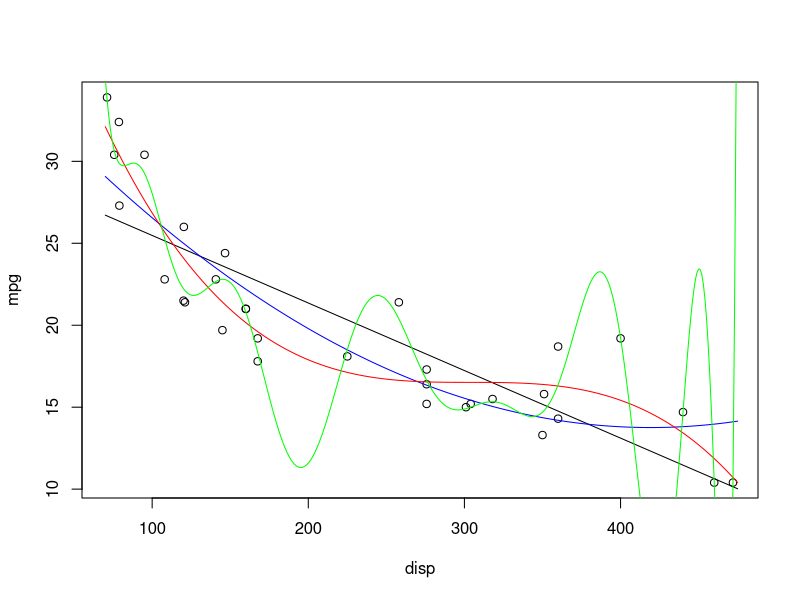
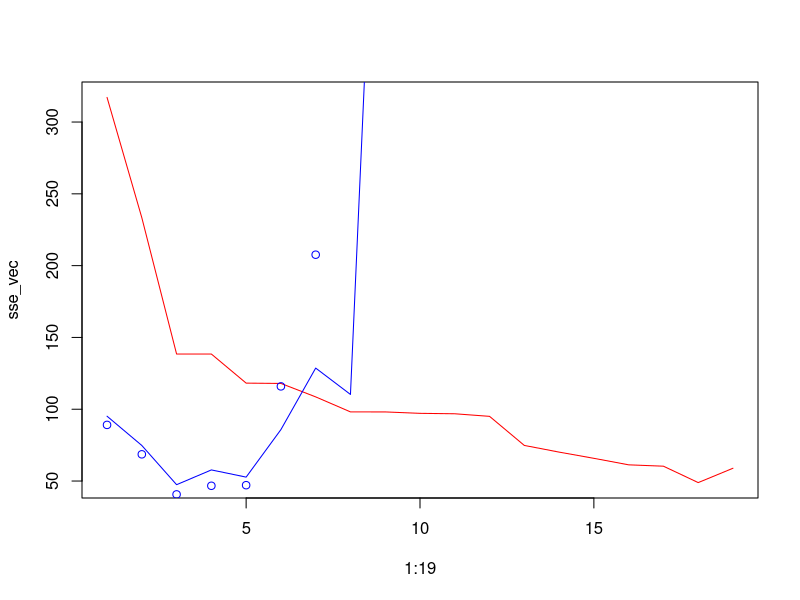
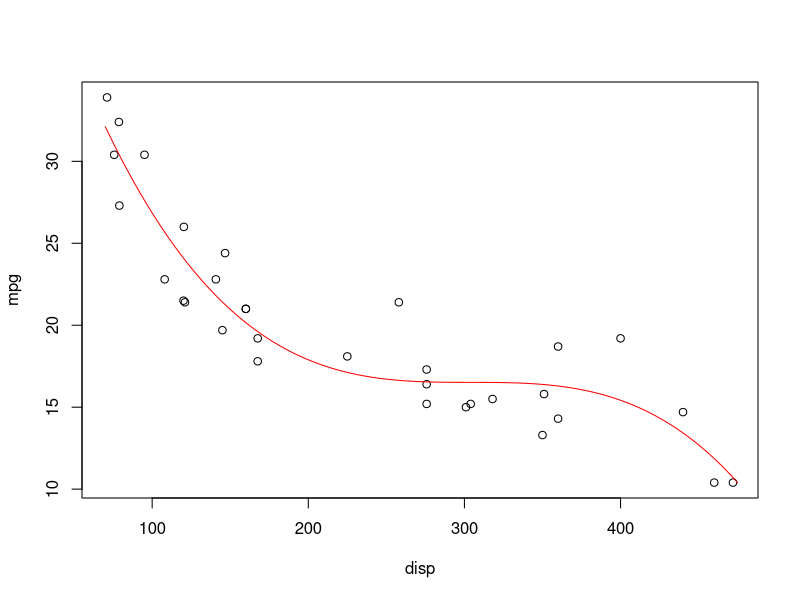

These charts were generated, in order, by the following R code:
library(dplyr) 

mtcars_data<- mtcars %>% dplyr::select(disp,mpg)
 

disp_x <- 70:475

train_fit_1 <- lm(mpg~disp, data=mtcars_data) 
train_fit_2 <- lm(mpg~disp+I(disp^2), data=mtcars_data) 
train_fit_3 <- lm(mpg~disp+I(disp^2)+I(disp^3), data=mtcars_data) 
train_fit_12 <- lm(mpg~poly(disp,15), data=mtcars_data) 

mpg_y <- predict(train_fit_1,data.frame(disp=disp_x))
plot(mtcars_data)
points(disp_x,mpg_y,type="l")
mpg_y <- predict(train_fit_2,data.frame(disp=disp_x))
points(disp_x,mpg_y,type="l",col='blue')
mpg_y <- predict(train_fit_3,data.frame(disp=disp_x))
points(disp_x,mpg_y,type="l",col='red')
mpg_y <- predict(train_fit_12,data.frame(disp=disp_x))
points(disp_x,mpg_y,type="l",col='green')

sse_vec<-c()
for(i in 1:19){
  fit_lm<-lm(mpg~poly(disp,i), data=mtcars_data) 
  sse <- sum(fit_lm$residuals^2)
  sse_vec <- c(sse_vec,sse) 
}



row.names(mtcars_data)<-NULL


cv<-function(){
  sse_vec_mean<-c()
  mtcars_data <- mtcars_data[sample(1:32),]
  mtcars_data$cv <- 1:4
  for(i in 1:10){
    sse_vec_cv<-c()
    for(j in 1:4){
      train <- mtcars_data %>% filter(cv!=j)
      test <- mtcars_data %>% filter(cv==j)
      fit_lm<-lm(mpg~poly(disp,i), data=train ) 
      yhat <- predict(fit_lm,test %>% dplyr::select(disp) )
      sse<- sum((yhat-test$mpg)^2)
      sse_vec_cv <- c(sse_vec_cv,sse)
    }
    sse_vec_mean <- c(sse_vec_mean,mean(sse_vec_cv) )
  }
  return(sse_vec_mean)
}

data<-cv()
data<-rbind(data,cv(),cv(),cv(),cv(),cv(),cv(),cv())




plot(1:19,sse_vec,type = 'l', col = 'red')
points(1:10,colMeans(data),col='blue',type='l')
points(1:10,cv(),col='blue',type='p')

train_fit_5 <- lm(mpg~poly(disp,3), data=mtcars_data)
plot(mtcars_data %>% dplyr::select(disp,mpg))
mpg_y <- predict(train_fit_5,data.frame(disp=disp_x))
points(disp_x,mpg_y,type="l",col='red')
summary(train_fit_5)









